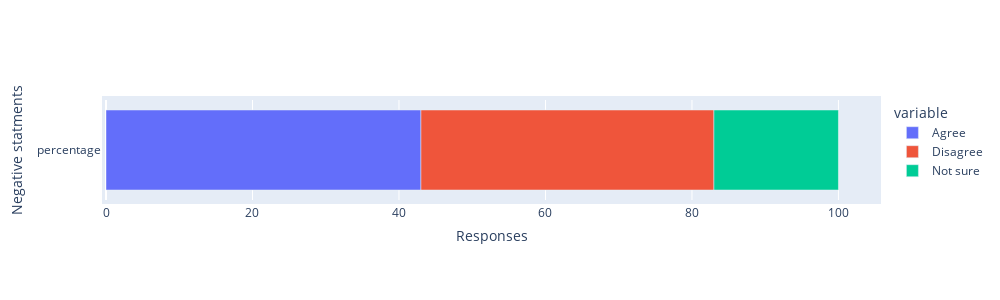

This figure's notebook cell:
### Markdown cell above
# **Visual analysis of the precentage of (Agree, Disagree, Not sure) of the Negative statment **

### Code cell
import plotly.express as px

fig = px.bar(dfPercentage1, x=["Agree", "Disagree", "Not sure"],height=400)
fig.update_layout(
    autosize=True,
    width=1000,
    height=300,
    margin=dict(
        l=50,
        r=50,
        b=100,
        t=100,
        pad=4
    ),
)
fig.update_xaxes(title_text="Responses")
fig.update_yaxes(title_text="Negative statments")


fig.show()

### Figure 1 — Plotly figure (JSON) as saved in the notebook; plotly's stock layout.template omitted (floating-point values rounded to 4 significant figures)
{"data": [{"alignmentgroup": "True", "hovertemplate": "variable=Agree<br>value=%{x}<br>Questions=%{y}<extra></extra>", "legendgroup": "Agree", "marker": {"color": "#636efa", "pattern": {"shape": ""}}, "name": "Agree", "offsetgroup": "Agree", "orientation": "h", "showlegend": true, "textposition": "auto", "type": "bar", "x": [43], "xaxis": "x", "y": ["percentage"], "yaxis": "y"}, {"alignmentgroup": "True", "hovertemplate": "variable=Disagree<br>value=%{x}<br>Questions=%{y}<extra></extra>", "legendgroup": "Disagree", "marker": {"color": "#EF553B", "pattern": {"shape": ""}}, "name": "Disagree", "offsetgroup": "Disagree", "orientation": "h", "showlegend": true, "textposition": "auto", "type": "bar", "x": [40], "xaxis": "x", "y": ["percentage"], "yaxis": "y"}, {"alignmentgroup": "True", "hovertemplate": "variable=Not sure<br>value=%{x}<br>Questions=%{y}<extra></extra>", "legendgroup": "Not sure", "marker": {"color": "#00cc96", "pattern": {"shape": ""}}, "name": "Not sure", "offsetgroup": "Not sure", "orientation": "h", "showlegend": true, "textposition": "auto", "type": "bar", "x": [17], "xaxis": "x", "y": ["percentage"], "yaxis": "y"}], "layout": {"autosize": true, "barmode": "relative", "height": 300, "legend": {"title": {"text": "variable"}, "tracegroupgap": 0}, "margin": {"b": 100, "l": 50, "pad": 4, "r": 50, "t": 100}, "width": 1000, "xaxis": {"anchor": "y", "domain": [0, 1], "title": {"text": "Responses"}}, "yaxis": {"anchor": "x", "domain": [0, 1], "title": {"text": "Negative statments"}}}}
